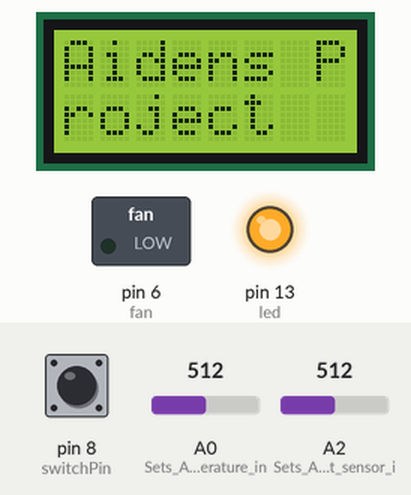
Simulated run of this sketch. Board: Arduino Uno, built with avr-gcc and run on an emulated ATmega328P. On the bench: 8×2 character LCD, switched loads named in the sketch (green lamp = pin HIGH), output pins drawn as LEDs (lit = HIGH). The test bench sets the inputs (shaded band); at power-on: pin 8 (switchPin) HIGH, A0 (Sets_A0_as_temperature_in) = 512, A2 (Sets_A2_as_light_sensor_i) = 512.

Above: at 1.2 s.
1.3 s: pin 8 (switchPin) pulled LOW for 0.35 s
At 1.78 s:
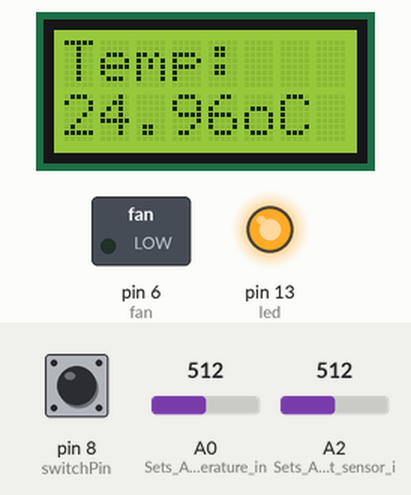
3.4 s: pin 8 (switchPin) pulled LOW for 1 s
At 3.67 s:
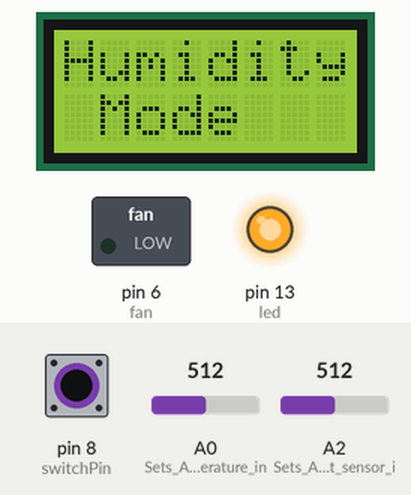
5.9 s: pin 8 (switchPin) pulled LOW for 0.35 s
At 6.15 s:
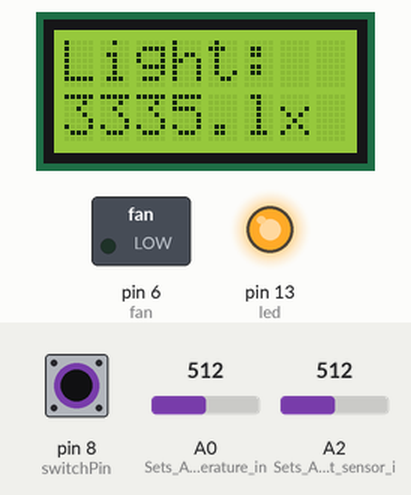
8.4 s: pin 8 (switchPin) pulled LOW for 3.2 s
At 8.65 s:
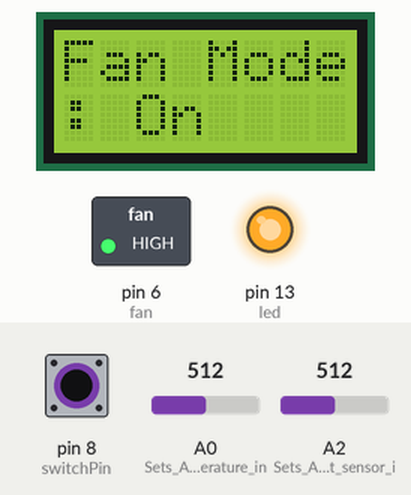
13.1 s: pin 8 (switchPin) pulled LOW for 0.35 s
At 13.57 s:
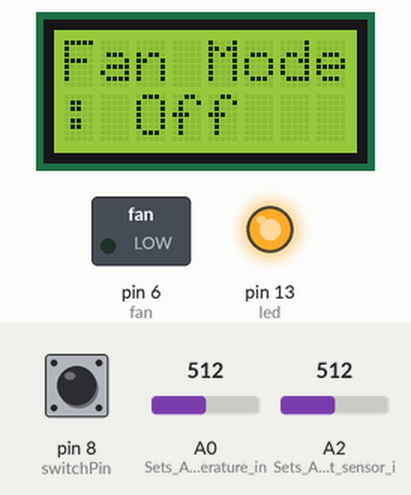
15.8 s: pin 8 (switchPin) pulled LOW for 1 s
At 16.36 s:
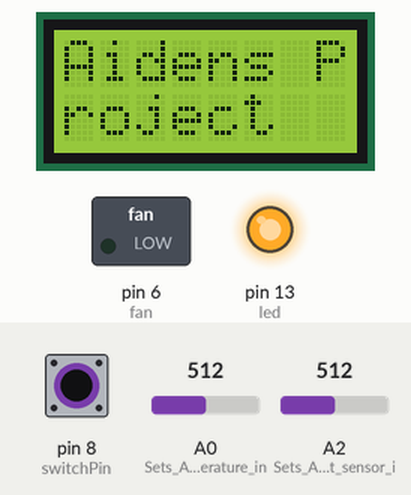
Timing chart, 0 to 18.8 s (numbered marks = the images above; inputs shaded):
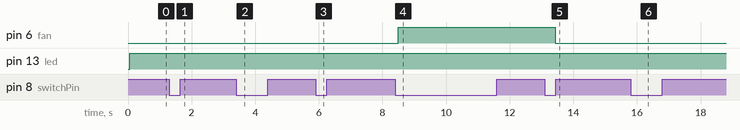

The sketch:

Project_LCD_MK2.ino
```cpp
/*
  Greenhouse Environmental Monitering and Control BN0012 Year 2 Project 2015
  by B00075033  https://aidenbarrett.wordpress.com/

 */

// include the library code:
#include <LiquidCrystal.h>


// *** Variable decalarations ***

  const int switchPin = 8; // Mode select switch input pin
  int sw_state = 0; // New value of the mode switch
  int switch_presses = 0; // Number of presses of the mode switch
  int val; // Stores val of mode switch
  int oldval = 0; //Stores the previous value of the mode switch

  LiquidCrystal lcd(12, 11, 5, 4, 3, 2); // The interface pin numbers

  int led = 13; // sets up LED pin
  int fan = 6; // sets up fan pin.
  float temperature;
  float lux_value;

void setup() {

    lcd.begin(8, 2);
    pinMode(switchPin,INPUT); // Set as input for the mode switch
    pinMode(led,OUTPUT); // Set as output for LED
    pinMode(fan,OUTPUT); // Set as output for fan
    pinMode(A0, INPUT); // Sets A0 as temperature input pin
    pinMode(A2, INPUT); // Sets A2 as light sensor input pin

  }

  void loop() {

    // **** Mode Select  ****

    val = digitalRead(switchPin); // Read the mode switch

    //Update the number of switch presses and inplement soft switch debounce
    if ((val == LOW) && (oldval == HIGH)){
    switch_presses = switch_presses +1;

    delay(50); // 50ms debounce delay
    }

    oldval = val; //val is now old so store it

    digitalWrite(led,HIGH);

    // Display whichever dipslay mode has been selected
    switch(switch_presses){

   case 0:

     // *** Welcome Message ***
     lcd.setCursor(0,0);  // Greeting message
     lcd.print("Aidens P");

     lcd.setCursor(0,1);
     lcd.print("roject  ");

     break;

  case 1:

     // ** TEMPERATURE MODE **

     TEMP();

     lcd.setCursor(0,0);
     lcd.print("Temp:   ");
     //delay(200);
     lcd.setCursor(0,1);
     lcd.print(temperature);
     lcd.setCursor(5,1);
     lcd.print("oC ");

     break;

  case 2:

     // ** HUMIDITY MODE **
     lcd.setCursor(0,0);
     lcd.print("Humidity");

     lcd.setCursor(0,1);
     lcd.print(" Mode   ");

     break;

  case 3:

     // ** Light Level MODE **
     LIGHT();

     lcd.setCursor(0,0);
     lcd.print("Light:  ");

     lcd.setCursor(0,1);
     lcd.print(lux_value);
     //delay(700);
     lcd.setCursor(5,1);
     lcd.print("lx"); // lx, measure of one lumen per square metre.

     break;

  case 4:

     // *** Fan ON Mode ***
     lcd.setCursor(0,0);
     lcd.print("Fan Mode");

     lcd.setCursor(0,1);
     lcd.print(": On    ");
     digitalWrite(fan,HIGH);

     break;

   case 5:

     // *** Fan OFF Mode ***
     lcd.setCursor(0,0);
     lcd.print("Fan Mode");

     lcd.setCursor(0,1);
     lcd.print(": Off    ");
     digitalWrite(fan,LOW);

     break;

     default:

   // ** Last Mode so setup to Start Selection Again **
   switch_presses = 0;

  } // end of switch cases

  delay(300); // more managable delay, reduce polling delay between presses.
  lcd.clear(); // clear screen

 } // end void loop

void TEMP(void)
{
  float Rt = 4700;
  float ADC;
  float init_kelvin = 298.15; // 25 degrees celcius in kelvin
  float BETA = 3950; // Beta constant
  float Rth = 5000; // Resistance of thermistor at 25 degrees celcius

  ADC = analogRead (A0); // reads analog pin A0

  float temp, rtemp;
  float a;
  float b;

  // thermister multiplied by ADC value, divided by, the ADC value minus 1023.
  a = (Rth * ADC);
  b = (1023 - ADC);
  Rt = a / b;

  temp = 1 / ( (1/init_kelvin) + (1/BETA) * log (Rt/Rth) ); // steinhart equation
  temperature = temp - 273.15; // temperature converted to celcius;

  if (temperature >= 28)
  {
    digitalWrite(fan,HIGH); //fan on
  }

  else
  {
    digitalWrite(fan,LOW); //fan on
  }

}

void LIGHT (void)
{

float voltage;
float ADC2;

ADC2 = analogRead(A2); //analog read from pin A2

voltage = ADC2 * 5.0 / 1023.0;
lux_value = voltage * 1333.0;

}
```

Measured:
- after the input at 1.3 s, the display: first differs from a run without the input after 0.34 s (image 1)
- after the input at 3.4 s, the display: first differs from a run without the input after 0.12 s (image 2)
- after the input at 5.9 s, the display: first differs from a run without the input after 0.11 s (image 3)
- after the input at 8.4 s, pin 6 (fan): LOW → HIGH after 0.10 s; the display: first differs from a run without the input after 0.10 s (image 4)
- after the input at 13.1 s, pin 6 (fan): HIGH → LOW after 0.32 s; the display: first differs from a run without the input after 0.32 s (image 5)
